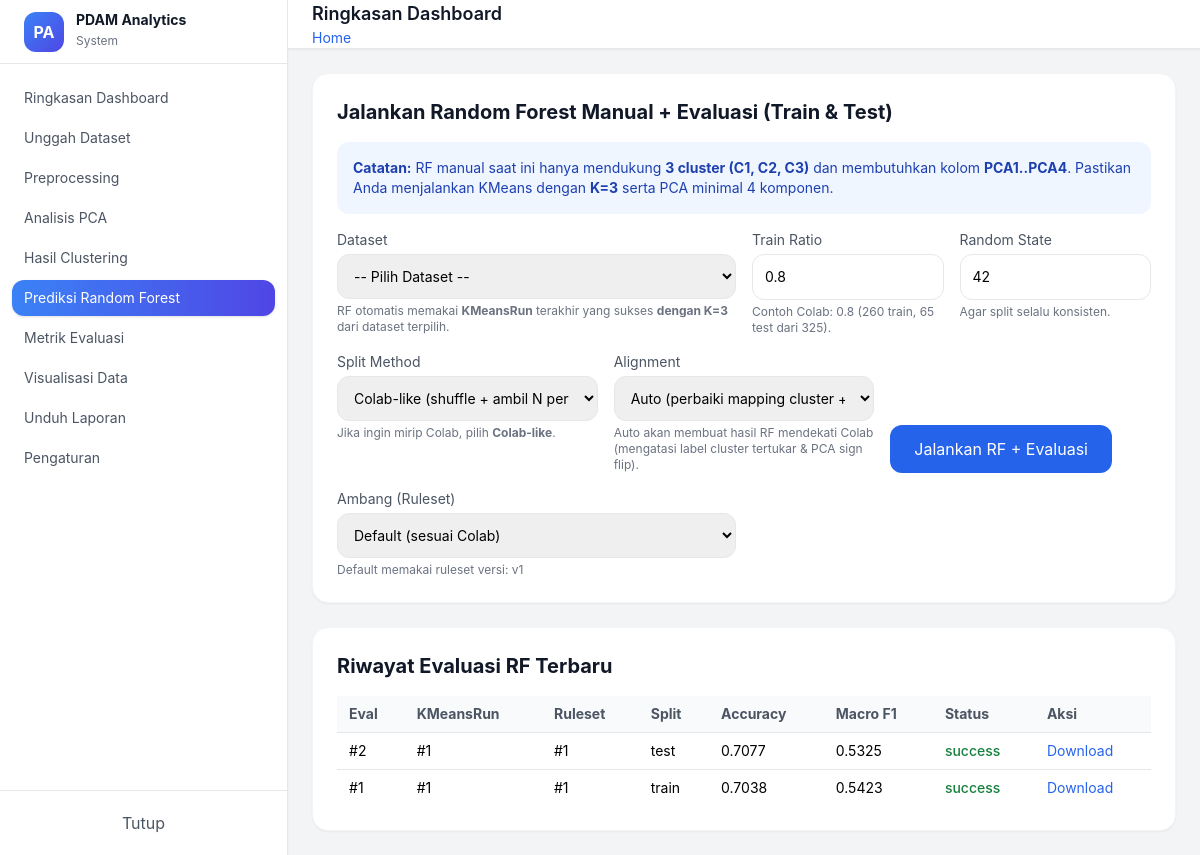
Before: /rf/ with the older database file.
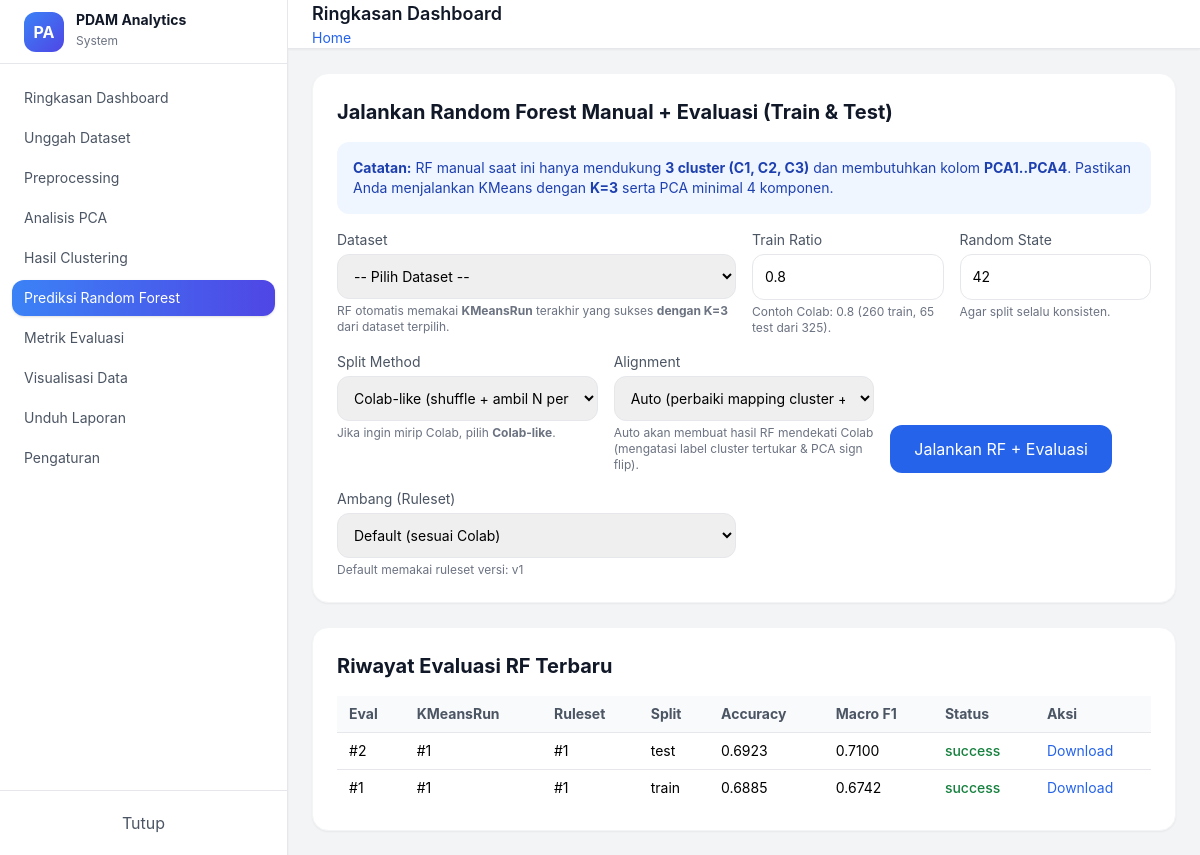
After: the same page with the newer database file.
### models/pipeline_models.py (models this page shows)
class RFEvaluation(db.Model):
    __tablename__ = "rf_evaluations"
    id = db.Column(db.Integer, primary_key=True)
    kmeans_run_id = db.Column(db.Integer, db.ForeignKey("kmeans_runs.id"), nullable=False, index=True)
    ruleset_id = db.Column(db.Integer, db.ForeignKey("rf_rulesets.id"), nullable=False, index=True)
    split_type = db.Column(db.String(10), nullable=False)   # train/test
    input_path = db.Column(db.String(500), nullable=False)
    classification_report = db.Column(db.JSON, nullable=False)
    accuracy = db.Column(db.Float, nullable=True)
    macro_f1 = db.Column(db.Float, nullable=True)
    output_path = db.Column(db.String(500), nullable=True)
    created_at = db.Column(db.DateTime, default=datetime.utcnow)
    status = db.Column(db.String(20), default="success")
    error_message = db.Column(db.Text, nullable=True)

### controllers/rf_controller.py (the view, shortened to what this page needs)
@rf_bp.route("/", methods=["GET", "POST"], strict_slashes=False)
def index():
    datasets = Dataset.query.order_by(Dataset.uploaded_at.desc()).all()
    selected_dataset_id = request.args.get("dataset_id", type=int)
    ruleset = _get_or_create_default_ruleset()
    last_kmeans = _get_latest_kmeans_for_dataset(selected_dataset_id) if selected_dataset_id else None
    last_split = None
    last_eval_train = None
    last_eval_test = None
    evals = (RFEvaluation.query
             .order_by(RFEvaluation.created_at.desc())
             .limit(30)
             .all())
    return render_template(
        "pages/rf.html",
        datasets=datasets,
        selected_dataset_id=selected_dataset_id,
        last_kmeans=last_kmeans,
        last_split=last_split,
        ruleset=ruleset,
        last_eval_train=last_eval_train,
        last_eval_test=last_eval_test,
        evals=evals
    )

### controllers/rf_controller.py (called while the page is built, shortened)
def _get_or_create_default_ruleset() -> RFRuleSet:
    existing = (RFRuleSet.query
                .filter_by(name="RF Manual Ambang PCA", version="v1")
                .order_by(RFRuleSet.created_at.desc())
                .first())
    if existing:
        return existing

### templates/pages/rf.html (shortened to what the changed rows need)
{% extends "layouts.html" %}
{% block content %}
<div class="bg-white rounded-2xl shadow-sm border border-gray-100 p-6 mb-6">
    <h2 class="text-xl font-bold text-gray-900 mb-4">
        Jalankan Random Forest Manual + Evaluasi (Train & Test)
    </h2>
</div>
<div class="bg-white rounded-2xl shadow-sm border border-gray-100 p-6">
    <h2 class="text-xl font-bold text-gray-900 mb-4">Riwayat Evaluasi RF Terbaru</h2>
    <div class="overflow-x-auto">
        <table class="w-full text-sm border-collapse">
            <thead>
                <tr class="bg-gray-50 text-left text-gray-600">
                    <th class="px-3 py-2">Eval</th>
                    <th class="px-3 py-2">KMeansRun</th>
                    <th class="px-3 py-2">Ruleset</th>
                    <th class="px-3 py-2">Split</th>
                    <th class="px-3 py-2">Accuracy</th>
                    <th class="px-3 py-2">Macro F1</th>
                    <th class="px-3 py-2">Status</th>
                    <th class="px-3 py-2">Aksi</th>
                </tr>
            </thead>
            <tbody>
                {% for e in evals %}
                <tr class="border-t">
                    <td class="px-3 py-2">#{{ e.id }}</td>
                    <td class="px-3 py-2">#{{ e.kmeans_run_id }}</td>
                    <td class="px-3 py-2">#{{ e.ruleset_id }}</td>
                    <td class="px-3 py-2">{{ e.split_type }}</td>
                    <td class="px-3 py-2">{{ "%.4f"|format(e.accuracy or 0) }}</td>
                    <td class="px-3 py-2">{{ "%.4f"|format(e.macro_f1 or 0) }}</td>
                    <td class="px-3 py-2">
                        {% if e.status == 'success' %}
                            <span class="text-green-700 font-medium">success</span>
                        {% else %}
                            <span class="text-red-700 font-medium">failed</span>
                        {% endif %}
                    </td>
                    <td class="px-3 py-2">
                        {% if e.status == 'success' and e.output_path %}
                        <a class="text-blue-600 hover:underline"
                           href="{{ url_for('rf.download_eval', eval_id=e.id) }}">
                           Download
                        </a>
                        {% else %}
                        <span class="text-gray-400">-</span>
                        {% endif %}
                    </td>
                </tr>
                {% endfor %}
            </tbody>
        </table>
    </div>
</div>
{% endblock %}

Changed rows visible on the page:
changed RFEvaluation "test": accuracy "0.7077" → "0.6923"; macro_f1 "0.5325" → "0.7100"
changed RFEvaluation "train": accuracy "0.7038" → "0.6885"; macro_f1 "0.5423" → "0.6742"
